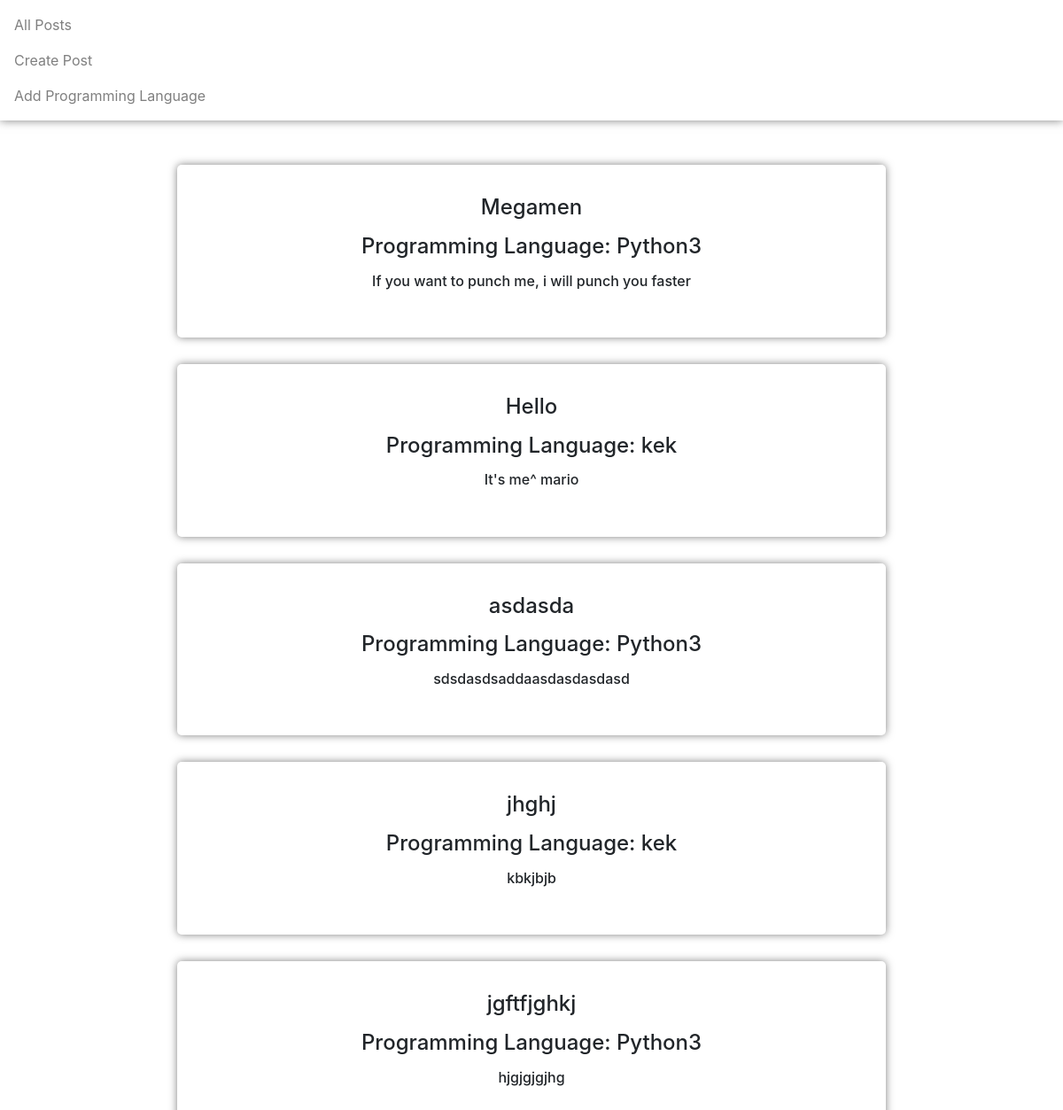
The page / on the database its author committed.
### codeposter/models.py (models this page shows, shortened)
class CodePost(models.Model):
    header = models.CharField(max_length=50)
    code = models.TextField()
    programming_language = models.ForeignKey(ProgrammingLanguage, on_delete=models.CASCADE)

class ProgrammingLanguage(models.Model):
    language_name = models.CharField(max_length=50)

### codeposter/views.py (the view)
# urls.py: path('', views.IndexView.as_view(), name='index'),
class IndexView(ListView):
    model = CodePost
    template_name = 'codeposter/index.html'
    context_object_name = 'posts'
    def get_queryset(self):
        return CodePost.objects.all()

### codeposter/templates/codeposter/index.html (shortened to what this page needs)
{% extends "codeposter/menu.html" %}
{% block content %}
{% if posts %}
<div align="center" style="margin: 50px auto">
        {% for post in posts %}
    <div class="container col-md-8" align="center" style = "box-shadow: 0 0 10px rgba(0,0,0,0.5);border-radius:5px;margin: 30px">
            <div class="text-center" style = "margin:30px">
            <br>
                <h4 style = "margin: 10px">{{post.header }}</h4>
                <h4 style = "margin: 15px">Programming Language: {{ post.programming_language.language_name }}</h4>
                <h6 style = "margin: 15px">{{ post.code}}</h6>
            </div>
         <br>
    </div>
    {% endfor %}
</div>
{% else %}
    <p>There are no posts yet.</p>
{% endif %}
{% endblock %}

### codeposter/templates/codeposter/menu.html (shortened to what this page needs)
<!DOCTYPE html>
<html lang="en">
<head>
	<link rel="stylesheet" href="https://maxcdn.bootstrapcdn.com/bootstrap/4.0.0-alpha.6/css/bootstrap.min.css">
</head>
<body>
<nav class="navbar navbar-toggleable-md navbar-light bg-faded" style = "box-shadow: 0 0 10px rgba(0,0,0,0.5);">
<ul class="navbar-nav mr-auto">
    <li class="nav-brand"><a class="nav-link" href="{% url 'codeposter:index' %}">All Posts</a></li>
    <li class="nav-brand"><a class="nav-link" href="{% url 'codeposter:create_post' %}">Create Post</a></li>
    <li class="nav-brand"><a class="nav-link" href="{% url 'codeposter:add_programming_language' %}">Add Programming Language</a></li>
</ul>
</nav>
{% block content %}
{% endblock %}
</body>
</html>

### rows shown on the page
CodePost: header "Megamen", programming_language.language_name "Python3", code "If you want to punch me, i will punch you faster"
CodePost: header "Hello", programming_language.language_name "kek", code "It's me^ mario"
CodePost: header "asdasda", programming_language.language_name "Python3", code "sdsdasdsaddaasdasdasdasd"
CodePost: header "jhghj", programming_language.language_name "kek", code "kbkjbjb"
CodePost: header "jgftfjghkj", programming_language.language_name "Python3", code "hjgjgjgjhg"
